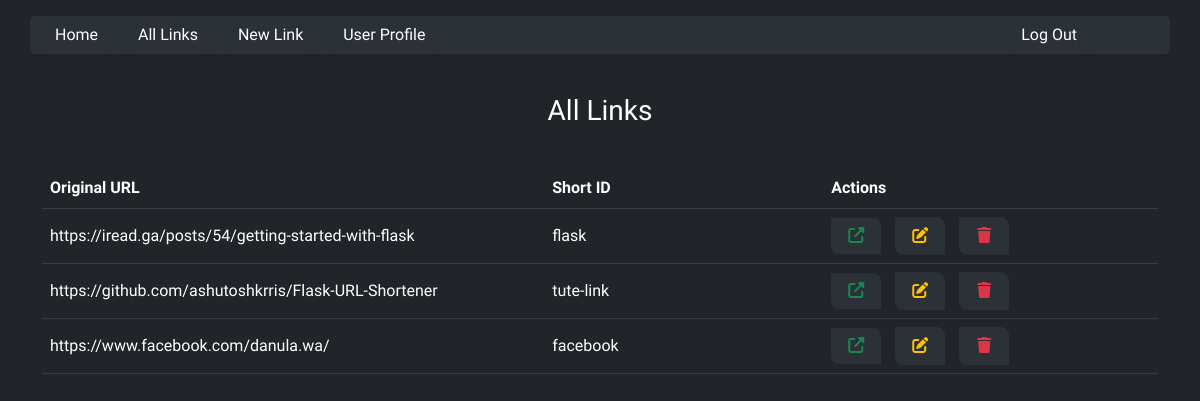
Screenshot of /all-links with the database file from the repository.
### core/models.py (models this page shows)
class ShortUrls(db.Model):
    id = db.Column(db.Integer, primary_key=True)
    original_url = db.Column(db.String(50000), nullable=False)
    short_id = db.Column(db.String(1000), nullable=False, unique=True)
    created_at = db.Column(db.DateTime(), default=datetime.now(), nullable=False)

### core/routes.py (the view)
@app.route('/all-links')
def all_links_page():
    all_data = ShortUrls.query.all()
    return render_template("all-links.html",datas=all_data)

### core/templates/all-links.html (shortened to what this page needs)
{% extends 'base.html' %}
{% block content %}
    <br>
    <h3 class="text-white text-center mb-3">{% block title %} All Links {% endblock %}</h3>
    <br>
    <div class="row">
        <div class="col-md-12">
            <table class='table table-dark'>
                <thead>
                    <th>Original URL</th>
                    <th>Short ID</th>
                    <th>Actions</th>
                </thead>
                <tbody>
                    {% for row in datas %}
                    <tr style="height: 55px;">
                        <td class="td-original-url">{{row.original_url}}</td>
                        <td class="td-short-id">{{row.short_id}}</td>
                        <td class="td-link-action">
                            <a href='{{row.original_url}}' class='btn btn-md btn-success table-action border-style-1 action-redirect' target="_blank"><i class="fa-solid fa-up-right-from-square"></i></a>
                            <a href='/update/{{row.id}}' class='btn btn-md btn-warning table-action border-style-1 action-edit' data-target="#modaledit{{row.id}}"><i class="fa-solid fa-pen-to-square"></i></a>
                            <a href='/delete/{{row.id}}' class='btn btn-md btn-danger table-action border-style-1 action-delete' data-target="#modaledit{{row.id}}"><i class="fa-solid fa-trash"></i></a>
                        </td>
                    </tr>
                    {%endfor%}
                </tbody>
            </table>
        </div>
    </div>
    <br><br>
{% endblock %}

### core/templates/base.html (shortened to what this page needs)
<!doctype html>
<html lang="en">
  <head>
    <link href="https://cdn.jsdelivr.net/npm/bootstrap@5.2.3/dist/css/bootstrap.min.css" rel="stylesheet">
  </head>
  <body class = 'bg-dark' id = 'bodyCSS'>
    <div class="container mt-3 menu-style-1 border-style-2">
      <a href='/' class='btn btn-md btn-success menu-style-2 border-style-2'>Home</a>
      <a href='/all-links' class='btn btn-md btn-success menu-style-2 border-style-2'>All Links</a>
      <a href='/new-link' class='btn btn-md btn-success menu-style-2 border-style-2'>New Link</a>
      <a href='/all-users' class='btn btn-md btn-success menu-style-2 border-style-2'>User Profile</a>
      <a href='#' class='btn btn-md btn-success menu-style-3 border-style-2'>Log Out</a>
    </div>
    <div class="container mt-3">
        {% block content %} {% endblock %}
    </div>
  </body>
</html>

### core/templates/base.html (style rules this page uses)
body { font-family: 'Work Sans', sans-serif; }
.border-style-1 { border-radius: 0px 8px 0px 8px; }
.border-style-2 { border-radius: 5px 5px 5px 5px; }
.td-original-url { width: 45%; vertical-align: middle; }
.td-short-id { width: 25%; vertical-align: middle; }
.td-link-action { width: 30%; vertical-align: middle; }
.table-action, .table-action:hover, .table-action:active, .table-action:focus { width: 50px; margin-right: 10px; }
.action-redirect { color: #198754; background-color: rgb(43, 49, 54); border:rgb(43, 49, 54); }
.action-edit { color: #ffc107; background-color: rgb(43, 49, 54); border-color:rgb(43, 49, 54); }
.action-delete { color: #dc3545; background-color: rgb(43, 49, 54); border-color:rgb(43, 49, 54); }
.menu-style-1 { background-color: rgb(43, 49, 54); }
.menu-style-2 { background-color: rgb(43, 49, 54); margin-right: 10px; border-color: rgb(43, 49, 54); }
.menu-style-3 { background-color: rgb(43, 49, 54); margin-right: 10px; border-color: rgb(43, 49, 54); position: absolute; right: 100px; }

### rows the page displays
ShortUrls: original_url "https://iread.ga/posts/54/getting-started-with-flask", short_id "flask"
ShortUrls: original_url "https://github.com/ashutoshkrris/Flask-URL-Shortener", short_id "tute-link"
ShortUrls: original_url "https://www.facebook.com/danula.wa/", short_id "facebook"
